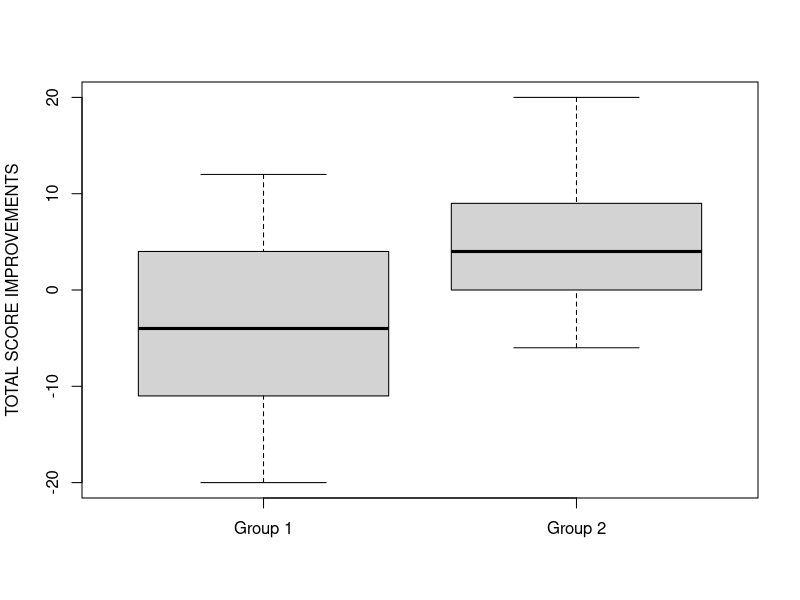
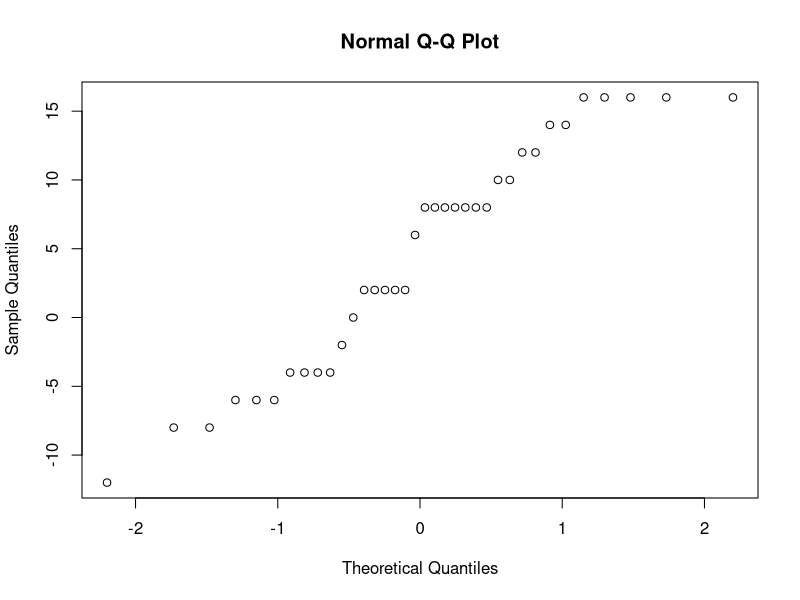
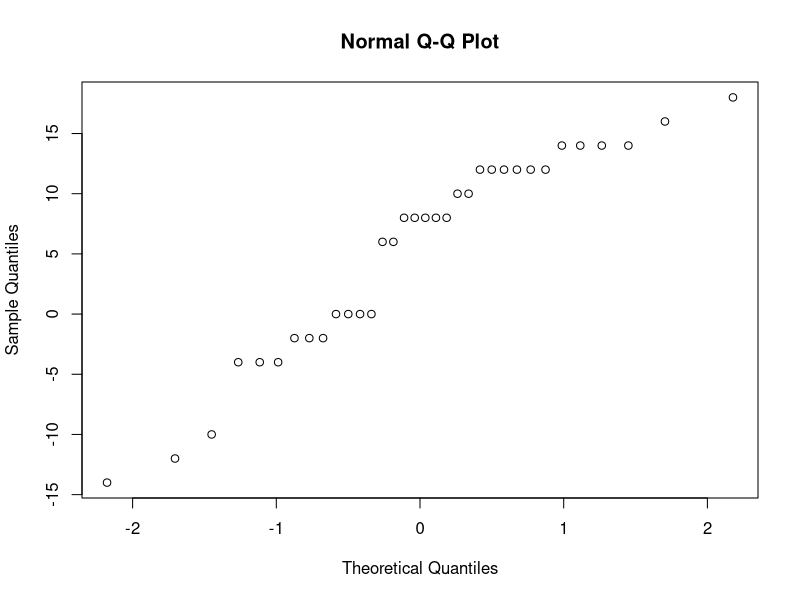
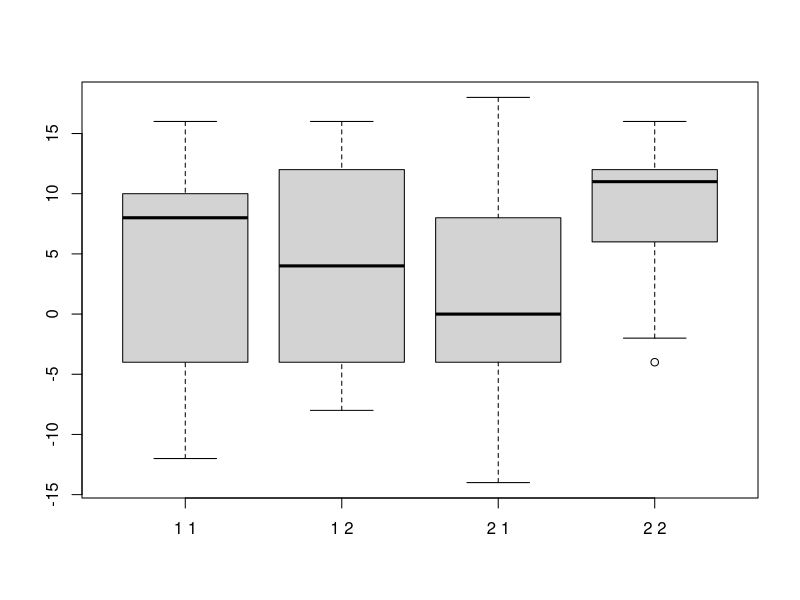
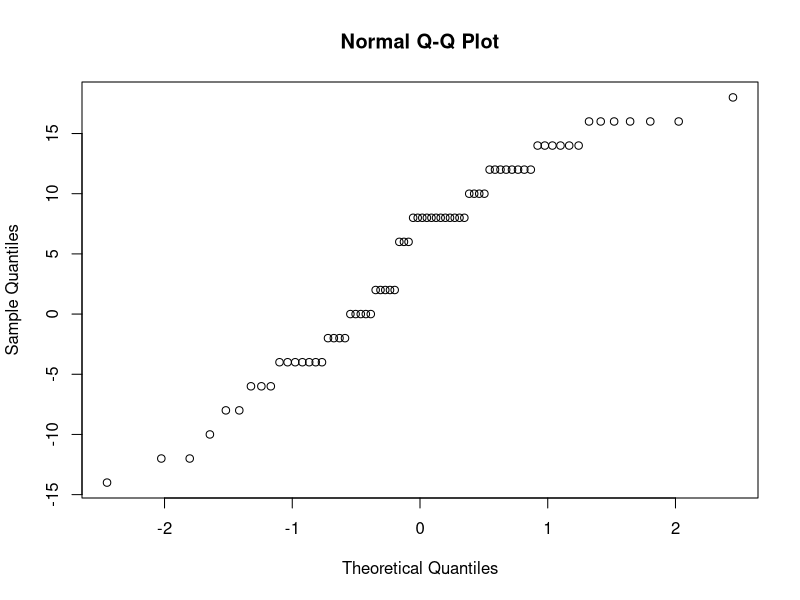

Here is the R script that generated these plots, in order:
## ---- chunk 1
knitr::opts_chunk$set(echo = TRUE)
## ---- chunk 2
data <- read.csv("Spring_All_Analysis_Augmented.csv")
summary(data)
compositescore <- ifelse(data$Sentence == "Correct", ifelse(data$Answer == "Correct", 4, ifelse(data$Answer == "Wrong", -2, 2)), ifelse(data$Sentence == "Wrong", ifelse(data$Answer == "Correct", 2, ifelse(data$Answer == "Wrong", -4, -2)), NA))
confcompscore <- ifelse(data$Confidence == "Very", compositescore, ifelse(data$Confidence == "Semi", compositescore/2, compositescore/4))
confscore <- ifelse(data$Confidence == "Very", 2, ifelse(data$Confidence == "Semi", 1, 0)) # no answer is also 0

# compositescore[data$Group==1 & data$Session==1]
# compositescore[data$Group==2 & data$Session==1]
# compositescore[data$Group==1 & data$Session==2]
# compositescore[data$Group==2 & data$Session==2]
# 
# confcompscore[data$Group==1 & data$Session==1]
# confcompscore[data$Group==2 & data$Session==1]
# confcompscore[data$Group==1 & data$Session==2]
# confcompscore[data$Group==2 & data$Session==2]

dgdata <- read.csv("Spring_Demographics_Everything.csv")
summary(dgdata)
## ---- chunk 3
session1totalIDCorrect <-sapply(split(compositescore[data$Session == 1], data$ID[data$Session == 1]), sum, na.rm=T)
session2totalIDCorrect <-sapply(split(compositescore[data$Session == 2], data$ID[data$Session == 2]), sum, na.rm=T)
session1totalIDTime <-sapply(split(data$Time[data$Session == 1], data$ID[data$Session == 1]), sum, na.rm=T)
session2totalIDTime <-sapply(split(data$Time[data$Session == 2], data$ID[data$Session == 2]), sum, na.rm=T)
session1totalIDConf <-sapply(split(confscore[data$Session == 1], data$ID[data$Session == 1]), sum, na.rm=T)
session2totalIDConf <-sapply(split(confscore[data$Session == 2], data$ID[data$Session == 2]), sum, na.rm=T)
session1IDGroup <-sapply(split(data$Group[data$Session == 1], data$ID[data$Session == 1]), unique)
session2IDGroup <-sapply(split(data$Group[data$Session == 2], data$ID[data$Session == 2]), unique)
## ---- chunk 4
mndx <- match(labels(session1totalIDCorrect), labels(session2totalIDCorrect))
# match finds the positions of Session1's IDs in Session2
# IDs in Session1 not in Session2 appear as NA
session1totalIDCorrect
session2totalIDCorrect
mndx
session1totalIDCorrect[!is.na(mndx)] # remove IDs not in Session2
session2totalIDCorrect[mndx[!is.na(mndx)]] # IDs in Session2 not in Session1 don't show up in mndx

filter1 <- !is.na(mndx)
filter2 <- mndx[!is.na(mndx)]
msession1totalIDCorrect <- session1totalIDCorrect[filter1]
msession2totalIDCorrect <- session2totalIDCorrect[filter2]
msession1totalIDTime <- session1totalIDTime[filter1]
msession2totalIDTime <- session2totalIDTime[filter2]
msession1totalIDConf <- session1totalIDConf[filter1]
msession2totalIDConf <- session2totalIDConf[filter2]
msession1IDGroup <- session1IDGroup[filter1]
msession2IDGroup <- session2IDGroup[filter2]

## ---- chunk 5
t.test(msession1totalIDCorrect[msession1IDGroup == 1], msession2totalIDCorrect[msession2IDGroup == 1], paired=T)
t.test(session1totalIDCorrect[session1IDGroup == 1], session2totalIDCorrect[session2IDGroup == 1])
wilcox.test(msession1totalIDCorrect[msession1IDGroup == 1], msession2totalIDCorrect[msession2IDGroup == 1], paired=T)
wilcox.test(session1totalIDCorrect[session1IDGroup == 1], session2totalIDCorrect[session2IDGroup == 1])

t.test(msession1totalIDCorrect[msession1IDGroup == 2], msession2totalIDCorrect[msession2IDGroup == 2], paired=T)
t.test(session1totalIDCorrect[session1IDGroup == 2], session2totalIDCorrect[session2IDGroup == 2])
wilcox.test(msession1totalIDCorrect[msession1IDGroup == 2], msession2totalIDCorrect[msession2IDGroup == 2], paired=T)
wilcox.test(session1totalIDCorrect[session1IDGroup == 2], session2totalIDCorrect[session2IDGroup == 2])

group1totaldiff <- msession2totalIDCorrect[msession2IDGroup == 1] - msession1totalIDCorrect[msession1IDGroup == 1]
group2totaldiff <- msession2totalIDCorrect[msession2IDGroup == 2] - msession1totalIDCorrect[msession1IDGroup == 2]
boxplot(group1totaldiff, group2totaldiff, names=c("Group 1", "Group 2"), ylab="TOTAL SCORE IMPROVEMENTS")
## ---- chunk 6
qqnorm(session1totalIDCorrect)
shapiro.test(session1totalIDCorrect)
qqnorm(session2totalIDCorrect)
shapiro.test(session2totalIDCorrect)
## ---- chunk 7
dgndx <- match(names(msession1IDGroup), dgdata$ID)
OSSExp <- dgdata$Open_Source_Experience[dgndx]
ProExp <- dgdata$Professional_Software_Experience[dgndx]
ModelExp <- dgdata$Model_Experience[dgndx]
CSBg <- dgdata$CS_Background[dgndx]
LawBg <- dgdata$Law_Background[dgndx]
DStructExp <- dgdata$Data_Structure_Experience[dgndx]
EnglProf <- dgdata$English_Proficiency[dgndx]
## ---- chunk 8
Group <- as.factor(msession1IDGroup)
IDdata <- data.frame(Group, msession1totalIDCorrect, msession2totalIDCorrect, msession1totalIDTime, msession2totalIDTime, msession1totalIDConf, msession2totalIDConf, OSSExp, ProExp, ModelExp, CSBg, LawBg, DStructExp, EnglProf)
names(IDdata)[names(IDdata) == "msession1totalIDCorrect"] <- "session1totalIDCorrect"
names(IDdata)[names(IDdata) == "msession2totalIDCorrect"] <- "session2totalIDCorrect"
names(IDdata)[names(IDdata) == "msession1totalIDTime"] <- "session1totalIDTime"
names(IDdata)[names(IDdata) == "msession2totalIDTime"] <- "session2totalIDTime"
names(IDdata)[names(IDdata) == "msession1totalIDConf"] <- "session1totalIDConf"
names(IDdata)[names(IDdata) == "msession2totalIDConf"] <- "session2totalIDConf"
## ---- chunk 9
S1accuracyLModel <- lm(session1totalIDCorrect ~ Group + session1totalIDTime + session1totalIDConf + OSSExp + ProExp + ModelExp + CSBg + LawBg + DStructExp + EnglProf, data=IDdata)
S2accuracyLModel <- lm(session2totalIDCorrect ~ Group + session2totalIDTime + session2totalIDConf + OSSExp + ProExp + ModelExp + CSBg + LawBg + DStructExp + EnglProf, data=IDdata)
## ---- chunk 10
summary(S1accuracyLModel)
anova(S1accuracyLModel)
drop1(S1accuracyLModel, ~., test="F")
## ---- chunk 11
summary(S2accuracyLModel)
anova(S2accuracyLModel)
drop1(S2accuracyLModel, ~., test="F")
## ---- chunk 12
S1accuracyLModel <- lm(session1totalIDCorrect ~ Group + session1totalIDTime + session1totalIDConf + OSSExp + ProExp + EnglProf, data=IDdata)
S2accuracyLModel <- lm(session2totalIDCorrect ~ Group + session2totalIDTime + session2totalIDConf + OSSExp + ProExp + EnglProf, data=IDdata)
## ---- chunk 13
summary(S1accuracyLModel)
anova(S1accuracyLModel)
drop1(S1accuracyLModel, ~., test="F")
## ---- chunk 14
summary(S2accuracyLModel)
anova(S2accuracyLModel)
drop1(S2accuracyLModel, ~., test="F")
## ---- chunk 15
totalIDCorrect <- append(session1totalIDCorrect, session2totalIDCorrect)
totalIDTime <- append(session1totalIDTime, session2totalIDTime)
totalIDConf <- append(session1totalIDConf, session2totalIDConf)
IDGroup <- append(session1IDGroup, session2IDGroup)
IDSession <- append(rep(1,length(session1IDGroup)), rep(2,length(session2IDGroup)))
boxplot(split(totalIDCorrect, paste(IDSession, IDGroup)))

dgndx <- match(names(IDGroup), dgdata$ID)
OSSExp <- dgdata$Open_Source_Experience[dgndx]
ProExp <- dgdata$Professional_Software_Experience[dgndx]
ModelExp <- dgdata$Model_Experience[dgndx]
CSBg <- dgdata$CS_Background[dgndx]
LawBg <- dgdata$Law_Background[dgndx]
DStructExp <- dgdata$Data_Structure_Experience[dgndx]
EnglProf <- dgdata$English_Proficiency[dgndx]

Group <- as.factor(IDGroup)
Session <- as.factor(IDSession)
IDSessiondata <- data.frame(Session, Group, totalIDCorrect, totalIDTime, totalIDConf, OSSExp, ProExp, ModelExp, CSBg, LawBg, DStructExp, EnglProf)
## ---- chunk 16
qqnorm(totalIDCorrect)
shapiro.test(totalIDCorrect)
## ---- chunk 17
accuracyLModel <- lm(totalIDCorrect ~ Session + Group + totalIDTime + totalIDConf + OSSExp + ProExp + ModelExp + CSBg + LawBg + DStructExp + EnglProf + Session:Group, data=IDSessiondata)
## ---- chunk 18
summary(accuracyLModel)
anova(accuracyLModel)
drop1(accuracyLModel, ~., test="F")
## ---- chunk 19
accuracyLModel <- lm(totalIDCorrect ~ Session + Group + totalIDTime + totalIDConf + OSSExp + ProExp + EnglProf + Session:Group, data=IDSessiondata)
## ---- chunk 20
summary(accuracyLModel)
anova(accuracyLModel)
drop1(accuracyLModel, ~., test="F")
## ---- chunk 21
accuracyLModel <- lm(totalIDCorrect ~ Session + Group + totalIDTime + totalIDConf + EnglProf + Session:Group, data=IDSessiondata)
## ---- chunk 22
summary(accuracyLModel)
anova(accuracyLModel)
drop1(accuracyLModel, ~., test="F")
## ---- chunk 23
subjectID <- as.factor(names(IDGroup))
accuracyLModel <- lm(totalIDCorrect ~ subjectID + Session + Group + totalIDTime + totalIDConf + EnglProf + Session:Group, data=IDSessiondata)
## ---- chunk 24
summary(accuracyLModel)
anova(accuracyLModel)
drop1(accuracyLModel, ~., test="F")
## ---- chunk 25
domain <- as.character(data$QType)
domain[data$QType != "HIPAA"] <- "Copyright"
dtype <- as.factor(domain)
sessfactor <- as.factor(data$Session)
grpfactor <- as.factor(data$Group)

accuracyBModel <- glm(I(compositescore > 0) ~ sessfactor + grpfactor + dtype + log(Time + 1) + Confidence + sessfactor:grpfactor + sessfactor:dtype, family=binomial(), data=data)
## ---- chunk 26
summary(accuracyBModel)
anova(accuracyBModel, test="Chisq")
drop1(accuracyBModel, ~., test="Chisq")
## ---- chunk 27
subjectID <- as.factor(data$ID)
accuracyBModel <- glm(I(compositescore > 0) ~ subjectID + sessfactor + grpfactor + dtype + log(Time + 1) + Confidence + sessfactor:grpfactor + sessfactor:dtype, family=binomial(), data=data)
## ---- chunk 28
summary(accuracyBModel)
anova(accuracyBModel, test="Chisq")
drop1(accuracyBModel, ~., test="Chisq")
## ---- chunk 29
qID <- as.factor(data$QID)
accuracyBModel <- glm(I(compositescore > 0) ~ sessfactor + grpfactor + dtype + log(Time + 1) + Confidence + sessfactor:grpfactor + sessfactor:dtype + sessfactor:dtype:qID, family=binomial(), data=data)
## ---- chunk 30
summary(accuracyBModel)
anova(accuracyBModel, test="Chisq")
drop1(accuracyBModel, ~., test="Chisq")
## ---- chunk 31
qID <- as.factor(data$QID)
accuracyBModel <- glm(I(compositescore > 0) ~ sessfactor + grpfactor + dtype + log(Time + 1) + Confidence + sessfactor:grpfactor + sessfactor:dtype + sessfactor:dtype:qID + sessfactor:grpfactor:dtype:qID, family=binomial(), data=data)
## ---- chunk 32
summary(accuracyBModel)
anova(accuracyBModel, test="Chisq")
drop1(accuracyBModel, ~., test="Chisq")
